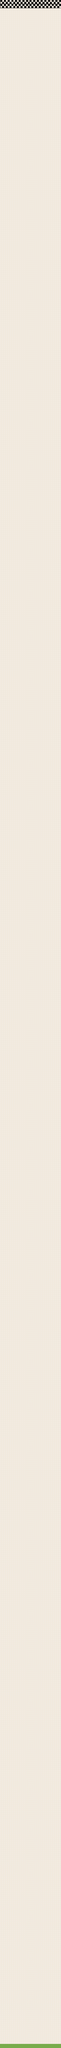

A 2D game scene composited from a Tiled map and its tileset images. What follows is a short description and the map's XML, with each tile layer's data collapsed to a summary:
An orthogonal 30x1000 tile map with 16x16 px tiles, 2 tile layers (background, graphics), 3 tilesets and 2 objects.

<map version="1.0" orientation="orthogonal" renderorder="right-down" width="30" height="1000" tilewidth="16" tileheight="16" nextobjectid="5">
 <tileset firstgid="1" name="background" tilewidth="16" tileheight="16" tilecount="640" columns="20">
  <image source="background.png" width="320" height="512" />
 </tileset>
 <tileset firstgid="641" name="floor" tilewidth="16" tileheight="16" tilecount="64" columns="32">
  <image source="floor.png" width="512" height="46" />
 </tileset>
 <tileset firstgid="705" name="finish" tilewidth="16" tileheight="16" tilecount="74" columns="37">
  <image source="finish.png" trans="ff00ff" width="600" height="32" />
 </tileset>
 <layer name="background" width="30" height="1000">
  <data>[30000 cells, 30000 non-empty, 1 distinct tile ids]</data>
 </layer>
 <layer name="graphics" width="30" height="1000">
  <data>[30000 cells, 180 non-empty, 61 distinct tile ids]</data>
 </layer>
 <objectgroup name="floor">
  <object id="3" x="0" y="15968" width="480" height="32" />
 </objectgroup>
 <objectgroup name="finish">
  <object id="4" x="0" y="0" width="480" height="64" />
 </objectgroup>
</map>
